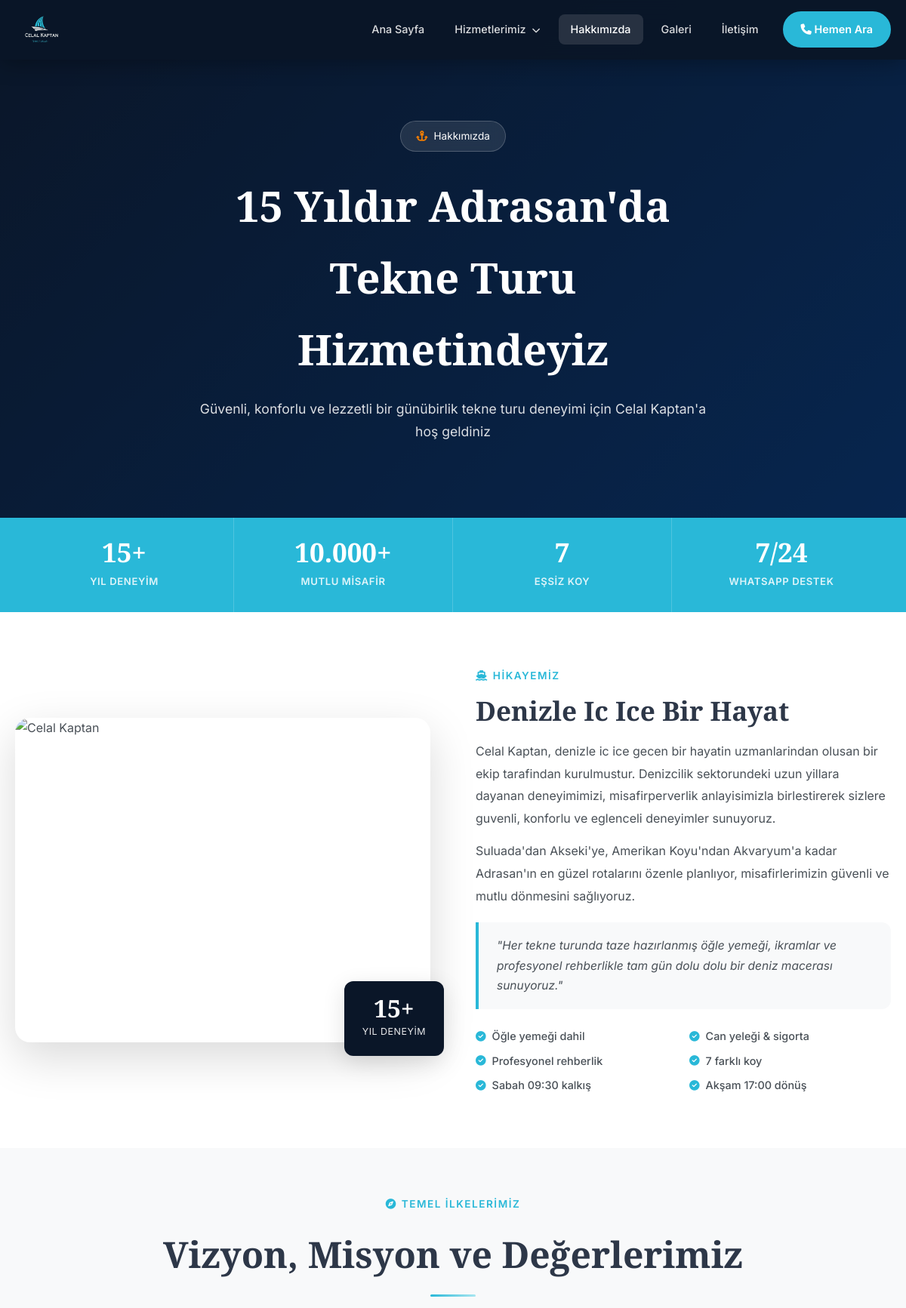
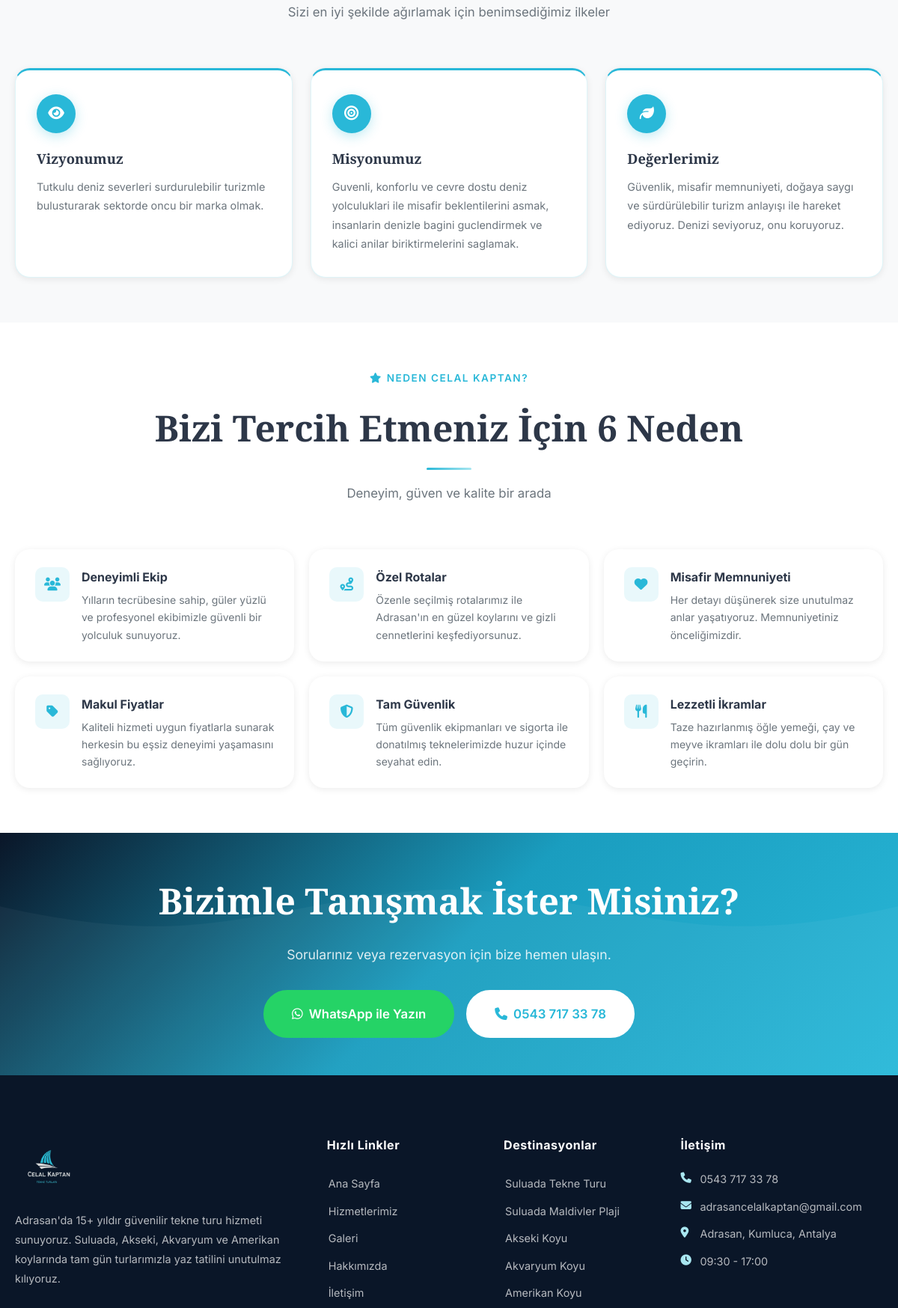
Page /hakkimizda.php (upper part) on the committed database (2 pictures, top to bottom).
### tables this page shows
CREATE TABLE IF NOT EXISTS page_contents (
    id INT AUTO_INCREMENT PRIMARY KEY,
    section_key VARCHAR(100) NOT NULL UNIQUE,
    title VARCHAR(255),
    subtitle VARCHAR(255),
    content TEXT,
    image VARCHAR(255),
    sort_order INT DEFAULT 0,
    is_active TINYINT(1) DEFAULT 1,
    created_at TIMESTAMP DEFAULT CURRENT_TIMESTAMP
);

CREATE TABLE IF NOT EXISTS destinations (
    id INT AUTO_INCREMENT PRIMARY KEY,
    title VARCHAR(255) NOT NULL,
    slug VARCHAR(255) NOT NULL UNIQUE,
    subtitle VARCHAR(255),
    short_desc TEXT,
    full_desc TEXT,
    history_text TEXT,
    features TEXT,
    faq_json TEXT,
    image VARCHAR(255),
    gallery_images TEXT,
    meta_title VARCHAR(255),
    meta_description TEXT,
    meta_keywords TEXT,
    sort_order INT DEFAULT 0,
    is_active TINYINT(1) DEFAULT 1,
    created_at TIMESTAMP DEFAULT CURRENT_TIMESTAMP,
    updated_at TIMESTAMP DEFAULT CURRENT_TIMESTAMP ON UPDATE CURRENT_TIMESTAMP
);

### includes/config.php (called while the page is built, shortened)
<?php
function getDB() {
    static $pdo = null;
    if ($pdo === null) {
        try {
            $dsn = "mysql:host=" . DB_HOST . ";dbname=" . DB_NAME . ";charset=" . DB_CHARSET;
            $pdo = new PDO($dsn, DB_USER, DB_PASS, [
                PDO::ATTR_ERRMODE => PDO::ERRMODE_EXCEPTION,
                PDO::ATTR_DEFAULT_FETCH_MODE => PDO::FETCH_ASSOC,
                PDO::ATTR_EMULATE_PREPARES => false,
            ]);
        } catch (PDOException $e) {
            die("Veritabani baglanti hatasi: " . $e->getMessage());
        }
    }
    return $pdo;
}
function sanitize($data) {
    return htmlspecialchars(trim($data), ENT_QUOTES, 'UTF-8');
}
function getContent($section) {
    $db = getDB();
    $stmt = $db->prepare("SELECT * FROM page_contents WHERE section_key = ?");
    $stmt->execute([$section]);
    return $stmt->fetch();
}
function getSetting($key, $default = '') {
    $db = getDB();
    $stmt = $db->prepare("SELECT setting_value FROM site_settings WHERE setting_key = ?");
    $stmt->execute([$key]);
    $result = $stmt->fetch();
    return $result ? $result['setting_value'] : $default;
}
function getDestinations() {
    $db = getDB();
    return $db->query("SELECT * FROM destinations WHERE is_active = 1 ORDER BY sort_order ASC")->fetchAll();
}
function getSiteSettings() {
    return [
        'phone' => getSetting('phone', '0543 717 33 78'),
        'email' => getSetting('email', 'adrasancelalkaptan@gmail.com'),
        'address' => getSetting('address', 'Adrasan, Kumluca, Antalya'),
        'whatsapp' => getSetting('whatsapp', '905437173378'),
        'instagram' => getSetting('instagram', ''),
        'facebook' => getSetting('facebook', ''),
        'youtube' => getSetting('youtube', ''),
        'working_hours' => getSetting('working_hours', '09:30 - 17:00'),
        'google_analytics' => getSetting('google_analytics', ''),
        'google_maps' => getSetting('google_maps', ''),
    ];
}

### hakkimizda.php (the view, shortened to what this page needs)
<?php
require_once 'includes/config.php';
$aboutHero = getContent('about_hero');
$about = getContent('about');
$vision = getContent('about_vision');
$mission = getContent('about_mission');
$checklistItems = [];
if (empty($checklistItems)) {
    $checklistItems = ['Öğle yemeği dahil','Can yeleği & sigorta','Profesyonel rehberlik','7 farklı koy','Sabah 09:30 kalkış','Akşam 17:00 dönüş'];
}
include 'includes/header.php';
?>
<section class="page-hero" <?php if (!empty($aboutHero['image'])): ?>style="background-image:url('<?= SITE_URL ?>/assets/uploads/<?= sanitize($aboutHero['image']) ?>');background-size:cover;background-position:center;"<?php endif; ?>>
    <div class="page-hero-overlay"></div>
    <div class="container">
        <div class="page-hero-content">
            <div class="hero-badge"><i class="fas fa-anchor"></i> <?= sanitize($aboutHero['subtitle'] ?? 'Hakkımızda') ?></div>
            <h1><?= sanitize($aboutHero['title'] ?? '15 Yıldır Adrasan\'da Tekne Turu Hizmetindeyiz') ?></h1>
            <p><?= sanitize($aboutHero['content'] ?? 'Güvenli, konforlu ve lezzetli bir günübirlik tekne turu deneyimi için Celal Kaptan\'a hoş geldiniz') ?></p>
        </div>
    </div>
</section>
<div class="about-stats-strip">
    <div class="container">
        <div class="about-stats-inner">
            <div class="about-stat-item">
                <span class="about-stat-number">15+</span>
                <span class="about-stat-label">Yıl Deneyim</span>
            </div>
            <div class="about-stat-item">
                <span class="about-stat-number">10.000+</span>
                <span class="about-stat-label">Mutlu Misafir</span>
            </div>
            <div class="about-stat-item">
                <span class="about-stat-number">7</span>
                <span class="about-stat-label">Eşsiz Koy</span>
            </div>
            <div class="about-stat-item">
                <span class="about-stat-number">7/24</span>
                <span class="about-stat-label">WhatsApp Destek</span>
            </div>
        </div>
    </div>
</div>
<section class="about-story-section">
    <div class="container">
        <div class="about-story-grid">
            <div class="about-img-wrap" data-aos="fade-right">
                <img src="<?= SITE_URL ?>/assets/uploads/<?= sanitize($about['image'] ?? 'about.jpg') ?>" alt="Celal Kaptan">
                <div class="about-exp-badge">
                    <span class="num">15+</span>
                    <span class="lbl">Yıl Deneyim</span>
                </div>
            </div>
            <div class="about-story-text" data-aos="fade-left">
                <span class="section-tag"><i class="fas fa-ship"></i> Hikayemiz</span>
                <h2><?= sanitize($about['title'] ?? 'Celal Kaptan — Adrasan\'ın Güvenilir Tekne Kaptanı') ?></h2>
                <p><?= $about['content'] ?? 'Celal Kaptan, denizle iç içe geçen bir hayatın uzmanlarından oluşan bir ekip tarafından kurulmuştur. Denizcilik sektöründeki uzun yıllara dayanan deneyimimizi, misafirperverlik anlayışımızla birleştirerek sizlere güvenli, konforlu ve eğlenceli deneyimler sunuyoruz.' ?></p>
                <p>Suluada'dan Akseki'ye, Amerikan Koyu'ndan Akvaryum'a kadar Adrasan'ın en güzel rotalarını özenle planlıyor, misafirlerimizin güvenli ve mutlu dönmesini sağlıyoruz.</p>
                <blockquote class="about-quote">
                    "Her tekne turunda taze hazırlanmış öğle yemeği, ikramlar ve profesyonel rehberlikle tam gün dolu dolu bir deniz macerası sunuyoruz."
                </blockquote>
                <div class="about-checklist">
                    <?php foreach ($checklistItems as $item): ?>
                    <div class="about-checklist-item"><i class="fas fa-check-circle"></i> <?= sanitize($item) ?></div>
                    <?php endforeach; ?>
                </div>
            </div>
        </div>
    </div>
</section>
<section class="values-section">
    <div class="container">
        <div class="section-header" data-aos="fade-up">
            <span class="section-tag"><i class="fas fa-compass"></i> Temel İlkelerimiz</span>
            <h2>Vizyon, Misyon ve Değerlerimiz</h2>
            <p>Sizi en iyi şekilde ağırlamak için benimsediğimiz ilkeler</p>
        </div>
        <div class="values-grid">
            <div class="value-card" data-aos="fade-up">
                <div class="value-icon"><i class="fas fa-eye"></i></div>
                <h3><?= sanitize($vision['title'] ?? 'Vizyonumuz') ?></h3>
                <p><?= $vision['content'] ?? 'Tutkulu deniz severleri sürdürülebilir turizmle buluşturarak sektörde öncü bir marka olmak.' ?></p>
            </div>
            <div class="value-card" data-aos="fade-up">
                <div class="value-icon"><i class="fas fa-bullseye"></i></div>
                <h3><?= sanitize($mission['title'] ?? 'Misyonumuz') ?></h3>
                <p><?= $mission['content'] ?? 'Güvenli, konforlu ve çevre dostu deniz yolculukları ile misafir beklentilerini aşmak, insanların denizle bağını güçlendirmek ve kalıcı anılar biriktirmelerini sağlamak.' ?></p>
            </div>
            <div class="value-card" data-aos="fade-up">
                <div class="value-icon"><i class="fas fa-leaf"></i></div>
                <h3>Değerlerimiz</h3>
                <p>Güvenlik, misafir memnuniyeti, doğaya saygı ve sürdürülebilir turizm anlayışı ile hareket ediyoruz. Denizi seviyoruz, onu koruyoruz.</p>
            </div>
        </div>
    </div>
</section>
<section class="why-section">
    <div class="container">
        <div class="section-header" data-aos="fade-up">
            <span class="section-tag"><i class="fas fa-star"></i> Neden Celal Kaptan?</span>
            <h2>Bizi Tercih Etmeniz İçin 6 Neden</h2>
            <p>Deneyim, güven ve kalite bir arada</p>
        </div>
        <div class="why-grid">
            <div class="why-item" data-aos="fade-up">
                <div class="why-item-icon"><i class="fas fa-users"></i></div>
                <div class="why-item-text">
                    <h4>Deneyimli Ekip</h4>
                    <p>Yılların tecrübesine sahip, güler yüzlü ve profesyonel ekibimizle güvenli bir yolculuk sunuyoruz.</p>
                </div>
            </div>
            <div class="why-item" data-aos="fade-up">
                <div class="why-item-icon"><i class="fas fa-route"></i></div>
                <div class="why-item-text">
                    <h4>Özel Rotalar</h4>
                    <p>Özenle seçilmiş rotalarımız ile Adrasan'ın en güzel koylarını ve gizli cennetlerini keşfediyorsunuz.</p>
                </div>
            </div>
            <div class="why-item" data-aos="fade-up">
                <div class="why-item-icon"><i class="fas fa-heart"></i></div>
                <div class="why-item-text">
                    <h4>Misafir Memnuniyeti</h4>
                    <p>Her detayı düşünerek size unutulmaz anlar yaşatıyoruz. Memnuniyetiniz önceliğimizdir.</p>
                </div>
            </div>
            <div class="why-item" data-aos="fade-up">
                <div class="why-item-icon"><i class="fas fa-tag"></i></div>
                <div class="why-item-text">
                    <h4>Makul Fiyatlar</h4>
                    <p>Kaliteli hizmeti uygun fiyatlarla sunarak herkesin bu eşsiz deneyimi yaşamasını sağlıyoruz.</p>
                </div>
            </div>
            <div class="why-item" data-aos="fade-up">
                <div class="why-item-icon"><i class="fas fa-shield-alt"></i></div>
                <div class="why-item-text">
                    <h4>Tam Güvenlik</h4>
                    <p>Tüm güvenlik ekipmanları ve sigorta ile donatılmış teknelerimizde huzur içinde seyahat edin.</p>
                </div>
            </div>
            <div class="why-item" data-aos="fade-up">
                <div class="why-item-icon"><i class="fas fa-utensils"></i></div>
                <div class="why-item-text">
                    <h4>Lezzetli İkramlar</h4>
                    <p>Taze hazırlanmış öğle yemeği, çay ve meyve ikramları ile dolu dolu bir gün geçirin.</p>
                </div>
            </div>
        </div>
    </div>
</section>
<section class="about-cta-section cta-section">
    <div class="cta-overlay"></div>
    <div class="container">
        <div class="cta-content" data-aos="zoom-in">
            <h2>Bizimle Tanışmak İster Misiniz?</h2>
            <p>Sorularınız veya rezervasyon için bize hemen ulaşın.</p>
            <div class="cta-buttons">
                <a href="https://wa.me/<?= sanitize($settings['whatsapp']) ?>?text=Merhaba,%20tekne%20turu%20hakkında%20bilgi%20almak%20istiyorum."
                   target="_blank" class="btn btn-success btn-lg">
                    <i class="fab fa-whatsapp"></i> WhatsApp ile Yazın
                </a>
                <a href="tel:<?= sanitize($settings['phone']) ?>" class="btn btn-primary btn-lg">
                    <i class="fas fa-phone"></i> <?= sanitize($settings['phone']) ?>
                </a>
            </div>
        </div>
    </div>
</section>
<?php include 'includes/footer.php'; ?>

### includes/footer.php (shortened to what this page needs)
    <footer class="footer">
        <div class="container">
            <div class="footer-grid">
                <div class="footer-brand">
                    <a href="<?= SITE_URL ?>/" class="logo">
                        <img src="<?= SITE_URL ?>/assets/images/logo.png" alt="Celal Kaptan Logo" class="logo-image">
                    </a>
                    <p>Adrasan'da 15+ yıldır güvenilir tekne turu hizmeti sunuyoruz. Suluada, Akseki, Akvaryum ve Amerikan koylarında tam gün turlarımızla yaz tatilini unutulmaz kılıyoruz.</p>
                </div>
                <div class="footer-links">
                    <h4>Hızlı Linkler</h4>
                    <a href="<?= SITE_URL ?>/">Ana Sayfa</a>
                    <a href="<?= SITE_URL ?>/hizmetlerimiz">Hizmetlerimiz</a>
                    <a href="<?= SITE_URL ?>/galeri">Galeri</a>
                    <a href="<?= SITE_URL ?>/hakkimizda">Hakkımızda</a>
                    <a href="<?= SITE_URL ?>/iletisim">İletişim</a>
                </div>
                <div class="footer-links">
                    <h4>Destinasyonlar</h4>
                    <?php
                    $footerDests = getDestinations();
                    foreach (array_slice($footerDests, 0, 5) as $fd):
                    ?>
                    <a href="<?= SITE_URL ?>/destinasyon/<?= sanitize($fd['slug']) ?>"><?= sanitize($fd['title']) ?></a>
                    <?php endforeach; ?>
                </div>
                <div class="footer-contact">
                    <h4>İletişim</h4>
                    <p><i class="fas fa-phone"></i> <a href="tel:<?= sanitize($settings['phone']) ?>"><?= sanitize($settings['phone']) ?></a></p>
                    <p><i class="fas fa-envelope"></i> <a href="mailto:<?= sanitize($settings['email']) ?>"><?= sanitize($settings['email']) ?></a></p>
                    <p><i class="fas fa-map-marker-alt"></i> <?= sanitize($settings['address']) ?></p>
                    <p><i class="fas fa-clock"></i> <?= sanitize($settings['working_hours']) ?></p>
                </div>
            </div>
        </div>
    </footer>
</body>
</html>

### rows in the picture
page_contents: title "Denizle Ic Ice Bir Hayat", content "Celal Kaptan, denizle ic ice gecen bir hayatin uzmanlarindan olusan bir ekip tarafindan kurulmustur. Denizcilik sektorundeki uzun yillara dayanan deneyimimizi, misafirperverlik anlayisimizla birlestirerek sizlere guvenli, konforlu ve eglenceli deneyimler sunuyoruz."
page_contents: title "Vizyonumuz", content "Tutkulu deniz severleri surdurulebilir turizmle bulusturarak sektorde oncu bir marka olmak."
page_contents: title "Misyonumuz", content "Guvenli, konforlu ve cevre dostu deniz yolculuklari ile misafir beklentilerini asmak, insanlarin denizle bagini guclendirmek ve kalici anilar biriktirmelerini saglamak."
destinations: title "Suluada Tekne Turu"
destinations: title "Suluada Maldivler Plaji"
destinations: title "Akseki Koyu"
destinations: title "Akvaryum Koyu"
destinations: title "Amerikan Koyu"

### other values in the picture
$aboutHero['subtitle'] "Hakkımızda"
$aboutHero['title'] "15 Yıldır Adrasan'da Tekne Turu Hizmetindeyiz"
$aboutHero['content'] "Güvenli, konforlu ve lezzetli bir günübirlik tekne turu deneyimi için Celal Kaptan'a hoş geldiniz"
$item "Öğle yemeği dahil"
$item "Can yeleği & sigorta"
$item "Profesyonel rehberlik"
$item "7 farklı koy"
$item "Sabah 09:30 kalkış"
$item "Akşam 17:00 dönüş"
$settings['phone'] "0543 717 33 78"
$settings['email'] "adrasancelalkaptan@gmail.com"
$settings['address'] "Adrasan, Kumluca, Antalya"
$settings['working_hours'] "09:30 - 17:00"
